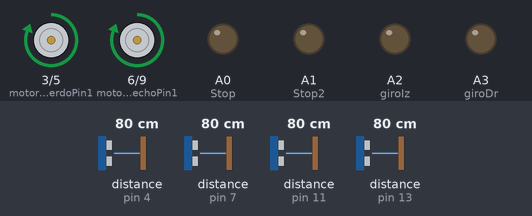
The sketch below on a simulated Arduino Uno, built with avr-gcc and run on an emulated ATmega328P. Parts: motor-driver pin pairs drawn as motors (green arrow = first pin HIGH = forward, orange = second pin HIGH = backward, longer = more drive), output pins drawn as LEDs (lit = HIGH). Wiring (inferred from the names in the program): 4 × ultrasonic range finder: trigger pin 2, echo pin 7 / trigger pin 8, echo pin 4 / trigger pin 10, echo pin 11 / trigger pin 12, echo pin 13. Dashed ring = blinking. The test bench sets the inputs (shaded band); at power-on: distance to the obstacle (sensors on pin 4, pin 7, pin 11, pin 13) 80 cm. The echo pulse lasts 58.3 µs per cm; pins used as bus, display or sensor lines are not drawn.

Above: at 7.2 s.
7.3 s: distance to the obstacle (sensor on pin 4) set to 17 cm
8.8 s: distance to the obstacle (sensor on pin 4) set to 14 cm
At 8.91 s:
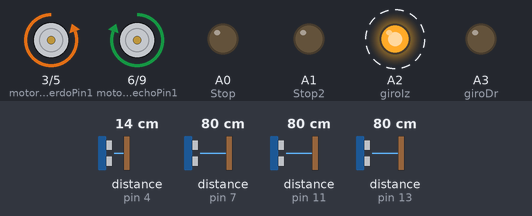
11.8 s: distance to the obstacle (sensor on pin 7) set to 17 cm
14.8 s: distance to the obstacle (sensor on pin 7) set to 14 cm
At 15.28 s:
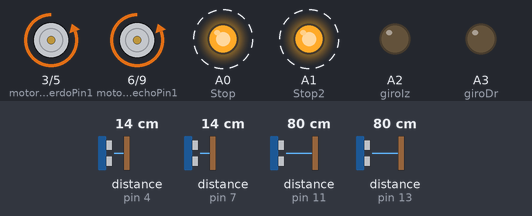
17.8 s: distance to the obstacle (sensor on pin 4) set to 18 cm
At 18.4 s:
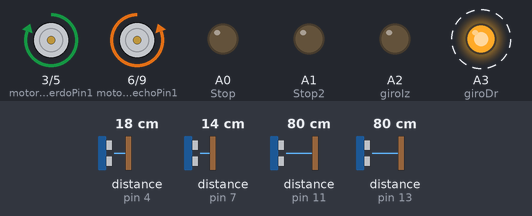
20.8 s: distance to the obstacle (sensor on pin 4) set to 2 cm
At 21.14 s:
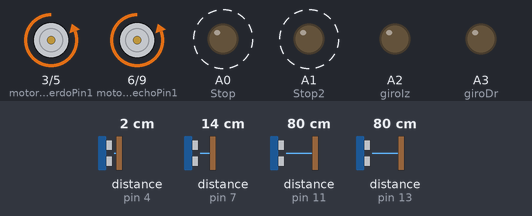
Timing chart, 0 to 24.8 s (numbered marks = the images above; inputs shaded):
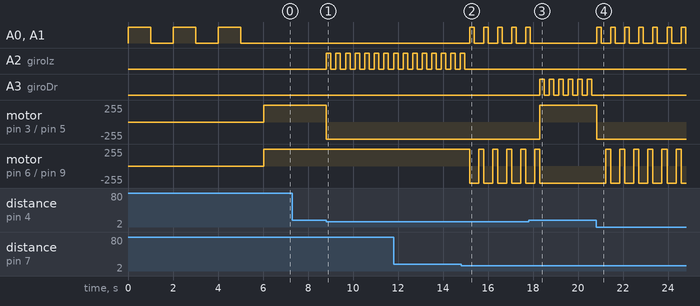

The sketch:

ROBOT_EXPO.ino
```cpp
#define trigPin 2 //sensor 1
#define echoPin 7 //sensor 1
#define trigPin2 8 //sensor 2
#define echoPin2 4 //sensor 2
#define trigPin3 10 //sensor 3
#define echoPin3 11 //sensor 3
#define trigPin4 12 //sensor 4
#define echoPin4 13 //sensor 4

int motorIzquierdoPin1 = 3;
int motorIzquierdoPin2 = 5;
int motorDerechoPin1 = 6;
int motorDerechoPin2 = 9;
int Stop = A0;
int Stop2 = A1;
int giroIz = A2;
int giroDr = A3;
int velocidad = 120;
float cuidado = 15;

float distance;   // Variable global para la distancia del primer sensor ultrasónico
float duration;   // Variable global para la duración del pulso del primer sensor ultrasónico
float distance2;  // Variable global para la distancia del segundo sensor ultrasónico
float duration2;  // Variable global para la duración del pulso del segundo sensor ultrasónico
float distance3;  // Variable global para la distancia del tercer sensor ultrasónico
float duration3;  // Variable global para la duración del pulso del tercer sensor ultrasónico
float distance4;  // Variable global para la distancia del cuarto sensor ultrasónico
float duration4;  // Variable global para la duración del pulso del cuarto sensor ultrasónico

void setup() {
  pinMode(trigPin, OUTPUT);
  pinMode(echoPin, INPUT);
  pinMode(trigPin2, OUTPUT);
  pinMode(echoPin2, INPUT);
  pinMode(trigPin3, OUTPUT);
  pinMode(echoPin3, INPUT);
  pinMode(trigPin4, OUTPUT);
  pinMode(echoPin4, INPUT);

  pinMode(motorIzquierdoPin1, OUTPUT);
  pinMode(motorIzquierdoPin2, OUTPUT);
  pinMode(motorDerechoPin1, OUTPUT);
  pinMode(motorDerechoPin2, OUTPUT);
  pinMode(Stop, OUTPUT);
  pinMode(Stop2, OUTPUT);
  pinMode(giroIz, OUTPUT);
  pinMode(giroDr, OUTPUT);
  Serial.begin(9600);
  delay(10);

   for (int i = 0; i < 3; i++) { // Titilar la luz tres veces
    digitalWrite(Stop, HIGH);
    digitalWrite(Stop2, HIGH);
    delay(1000);
    digitalWrite(Stop, LOW);
    digitalWrite(Stop2, LOW);
    delay(1000);
  }

}

void loop() {


  // Luego, entra en el bucle principal
    // Medir la distancia con el primer ultrasónico
    digitalWrite(trigPin, LOW);
    delayMicroseconds(2);
    digitalWrite(trigPin, HIGH);
    delayMicroseconds(10);
    digitalWrite(trigPin, LOW);
    duration = pulseIn(echoPin, HIGH);
    distance = (duration / 2) / 29.1;

    // Medir la distancia con el segundo sensor ultrasónico
    digitalWrite(trigPin2, LOW);
    delayMicroseconds(2);
    digitalWrite(trigPin2, HIGH);
    delayMicroseconds(5);
    digitalWrite(trigPin2, LOW);
    duration2 = pulseIn(echoPin2, HIGH);
    distance2 = (duration2 / 2) / 29.1;

    // Medir la distancia con el tercer sensor ultrasónico
    digitalWrite(trigPin3, LOW);
    delayMicroseconds(2);
    digitalWrite(trigPin3, HIGH);
    delayMicroseconds(10);
    digitalWrite(trigPin3, LOW);
    duration3 = pulseIn(echoPin3, HIGH);
    distance3 = (duration3 / 2) / 29.1;

    // Medir la distancia con el cuarto sensor ultrasónico
    digitalWrite(trigPin4, LOW);
    delayMicroseconds(2);
    digitalWrite(trigPin4, HIGH);
    delayMicroseconds(10);
    digitalWrite(trigPin4, LOW);
    duration4 = pulseIn(echoPin4, HIGH);
    distance4 = (duration4 / 2) / 29.1;


    if((distance < cuidado && distance2 < cuidado)){

      digitalWrite(motorIzquierdoPin1, LOW);
      digitalWrite(motorIzquierdoPin2, velocidad);
      digitalWrite(motorDerechoPin1, LOW);
      digitalWrite(motorDerechoPin2, velocidad);

      digitalWrite(Stop, HIGH);
      digitalWrite(Stop2, HIGH);
      delay(200);
      digitalWrite(Stop, LOW);
      digitalWrite(Stop2, LOW);
      delay(200);

      digitalWrite(motorIzquierdoPin1, LOW);
      digitalWrite(motorIzquierdoPin2, velocidad);
      digitalWrite(motorDerechoPin1, velocidad);
      digitalWrite(motorDerechoPin2, LOW);
      delay(200);

    }else if((distance3 < (cuidado-5) && distance4 < (cuidado-5)) ){
      digitalWrite(motorIzquierdoPin1, velocidad);
      digitalWrite(motorIzquierdoPin2, LOW);
      digitalWrite(motorDerechoPin1, velocidad);
      digitalWrite(motorDerechoPin2, LOW);
      digitalWrite(Stop, LOW);
      digitalWrite(Stop2, LOW);
    } else if (distance4 < (cuidado-5)||  distance2 < cuidado){

      digitalWrite(motorIzquierdoPin1, LOW);
      digitalWrite(motorIzquierdoPin2, velocidad);
      digitalWrite(motorDerechoPin1, velocidad);
      digitalWrite(motorDerechoPin2, LOW);
      digitalWrite(Stop, LOW);
      digitalWrite(Stop2, LOW);

      digitalWrite(giroIz, HIGH);
      delay(200);
      digitalWrite(giroIz, LOW);
      delay(200);
    }else if(distance3 < (cuidado-5) || distance < cuidado ){

      digitalWrite(motorIzquierdoPin1, velocidad);
      digitalWrite(motorIzquierdoPin2, LOW);
      digitalWrite(motorDerechoPin1, LOW);
      digitalWrite(motorDerechoPin2, velocidad);
      digitalWrite(Stop, LOW);
      digitalWrite(Stop2, LOW);

      digitalWrite(giroDr, HIGH);
      delay(200);
      digitalWrite(giroDr, LOW);
      delay(200);
    } else{
      digitalWrite(motorIzquierdoPin1, velocidad);
      digitalWrite(motorIzquierdoPin2, LOW);
      digitalWrite(motorDerechoPin1, velocidad);
      digitalWrite(motorDerechoPin2, LOW);
      digitalWrite(Stop, LOW);
      digitalWrite(Stop2, LOW);
    }

    delay(10);
  }
```

Measured:
- the behaviour switches between 16 and 15 cm on distance to the obstacle (sensor on pin 4) (found by bisection; images 0 and 1)
- the behaviour switches between 16 and 15 cm on distance to the obstacle (sensor on pin 7) (found by bisection; images 1 and 2)
- after the input at 7.3 s, every drawn part: stays the same
- after the input at 8.8 s, A2 (giroIz): alternates HIGH for 0.20 s and LOW for 0.23 s, starting at once; motor on pin 3 (motorIzquierdoPin1) / pin 5 (motorIzquierdoPin2): forward 255/255 → backward 255/255 at once
- after the input at 14.8 s, A0 (Stop), A1 (Stop2): alternates HIGH for 0.20 s and LOW for 0.42 s, starting after 0.39 s; A2 (giroIz): goes on until 15.0 s, then stays LOW; motor on pin 6 (motorDerechoPin1) / pin 9 (motorDerechoPin2): alternates forward 255/255 for 0.22 s and backward 255/255 for 0.40 s, starting after 0.39 s
- after the input at 17.8 s, A0 (Stop), A1 (Stop2): goes on until 17.9 s, then stays LOW
- after the input at 20.8 s, A0 (Stop), A1 (Stop2): alternates HIGH for 0.20 s and LOW for 0.42 s, starting at once
